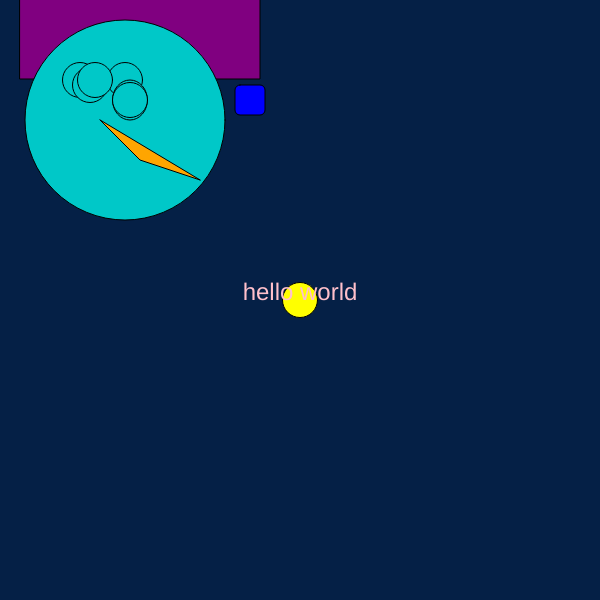
Frame 1 (no input)
Frame 60 (no input): identical to frame 1, image omitted
Frame 120 (the mouse pressed at the canvas centre since frame 60): identical to frame 1, image omitted

The p5.js sketch that drew this single still picture (run headless with seeded random() and noise() and a simulated clock; from frame 60 on, the mouse is pressed at the canvas centre):

// p5.js sketch
// ── sketch.js
/// My first drawing



function setup() {
  createCanvas(600, 600);
  
}

function draw() {
  background(5, 32, 70);
  let s1 = 130; // white
  let s2 = 200; // yellow
  // below is an array (list of values)
  // square brackets can be a container for a list
  let s3 = [240, 100];
  console.log(s3);



  // i am making a sunset
  
  // purple square; sunset background 
  rectMode(CENTER);
  fill("purple");
  rect(140, 29, s3[0], s3[1]);

  // cloud 1
  fill(0,200,200);
  ellipse(s1, 120, s1);
  ellipse(125, 120, s2);
  ellipse(125, 80, 35);
  ellipse(80, 80, 35);
  ellipse(90, 85, 35);
  ellipse(95, 80, 35);
  ellipse(130, 100, 35, 40);
  ellipse(130, 100, 35);
  // circle
  fill("yellow");
  ellipse(300, 300, 35);
  fill("blue");
  // just through experimentation I learned that I can round the square's corners through adding another comma with a new numeric value
  square(250, 100, 30, 5);
  fill("orange");
  triangle(100, 120, 140, 160, 200, 180);
  //triangle(200, 120, 140, 160, 200, 180);

  fill("pink");
  textSize(24);
  textAlign(CENTER);
  
  let t = "hello world";
  text(t, width/2, height/2);

}
